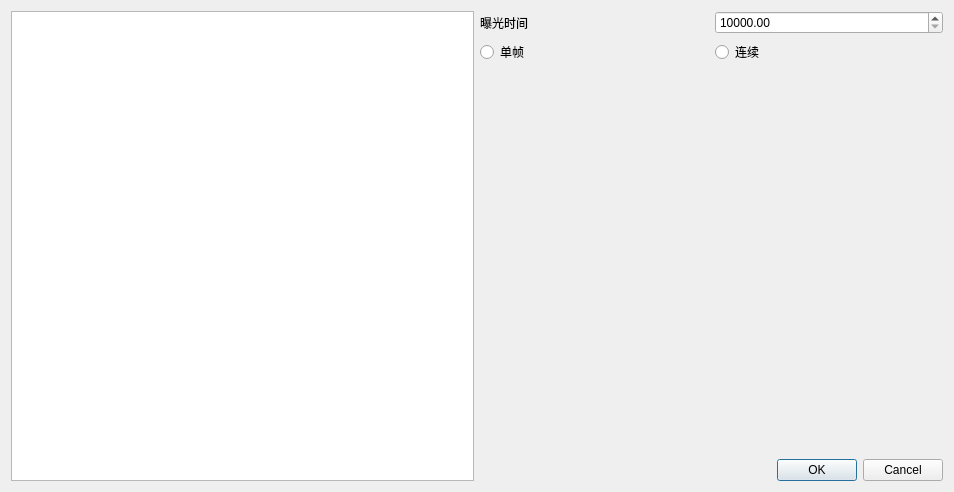
<?xml version="1.0" encoding="UTF-8"?>
<ui version="4.0">
 <class>CameraSettingsDialog</class>
 <widget class="QDialog" name="CameraSettingsDialog">
  <property name="geometry">
   <rect>
    <x>0</x>
    <y>0</y>
    <width>954</width>
    <height>492</height>
   </rect>
  </property>
  <property name="windowTitle">
   <string>Dialog</string>
  </property>
  <layout class="QVBoxLayout" name="verticalLayout_3">
   <item>
    <layout class="QHBoxLayout" name="horizontalLayout_3">
     <item>
      <widget class="QListWidget" name="CameraList"/>
     </item>
     <item>
      <layout class="QVBoxLayout" name="verticalLayout_2">
       <item>
        <layout class="QVBoxLayout" name="verticalLayout">
         <item>
          <layout class="QHBoxLayout" name="horizontalLayout">
           <item>
            <widget class="QLabel" name="label">
             <property name="text">
              <string>曝光时间</string>
             </property>
            </widget>
           </item>
           <item>
            <widget class="QDoubleSpinBox" name="setExposure">
             <property name="minimum">
              <double>10000.000000000000000</double>
             </property>
             <property name="maximum">
              <double>90000.000000000000000</double>
             </property>
            </widget>
           </item>
          </layout>
         </item>
         <item>
          <layout class="QHBoxLayout" name="horizontalLayout_2">
           <item>
            <widget class="QRadioButton" name="radioButton">
             <property name="text">
              <string>单帧</string>
             </property>
            </widget>
           </item>
           <item>
            <widget class="QRadioButton" name="radioButton_2">
             <property name="text">
              <string>连续</string>
             </property>
            </widget>
           </item>
          </layout>
         </item>
        </layout>
       </item>
       <item>
        <spacer name="verticalSpacer">
         <property name="orientation">
          <enum>Qt::Vertical</enum>
         </property>
         <property name="sizeHint" stdset="0">
          <size>
           <width>20</width>
           <height>40</height>
          </size>
         </property>
        </spacer>
       </item>
       <item>
        <widget class="QDialogButtonBox" name="buttonBox">
         <property name="orientation">
          <enum>Qt::Horizontal</enum>
         </property>
         <property name="standardButtons">
          <set>QDialogButtonBox::Cancel|QDialogButtonBox::Ok</set>
         </property>
        </widget>
       </item>
      </layout>
     </item>
    </layout>
   </item>
  </layout>
 </widget>
 <resources/>
 <connections>
  <connection>
   <sender>buttonBox</sender>
   <signal>accepted()</signal>
   <receiver>CameraSettingsDialog</receiver>
   <slot>accept()</slot>
   <hints>
    <hint type="sourcelabel">
     <x>248</x>
     <y>254</y>
    </hint>
    <hint type="destinationlabel">
     <x>157</x>
     <y>274</y>
    </hint>
   </hints>
  </connection>
  <connection>
   <sender>buttonBox</sender>
   <signal>rejected()</signal>
   <receiver>CameraSettingsDialog</receiver>
   <slot>reject()</slot>
   <hints>
    <hint type="sourcelabel">
     <x>316</x>
     <y>260</y>
    </hint>
    <hint type="destinationlabel">
     <x>286</x>
     <y>274</y>
    </hint>
   </hints>
  </connection>
 </connections>
</ui>
